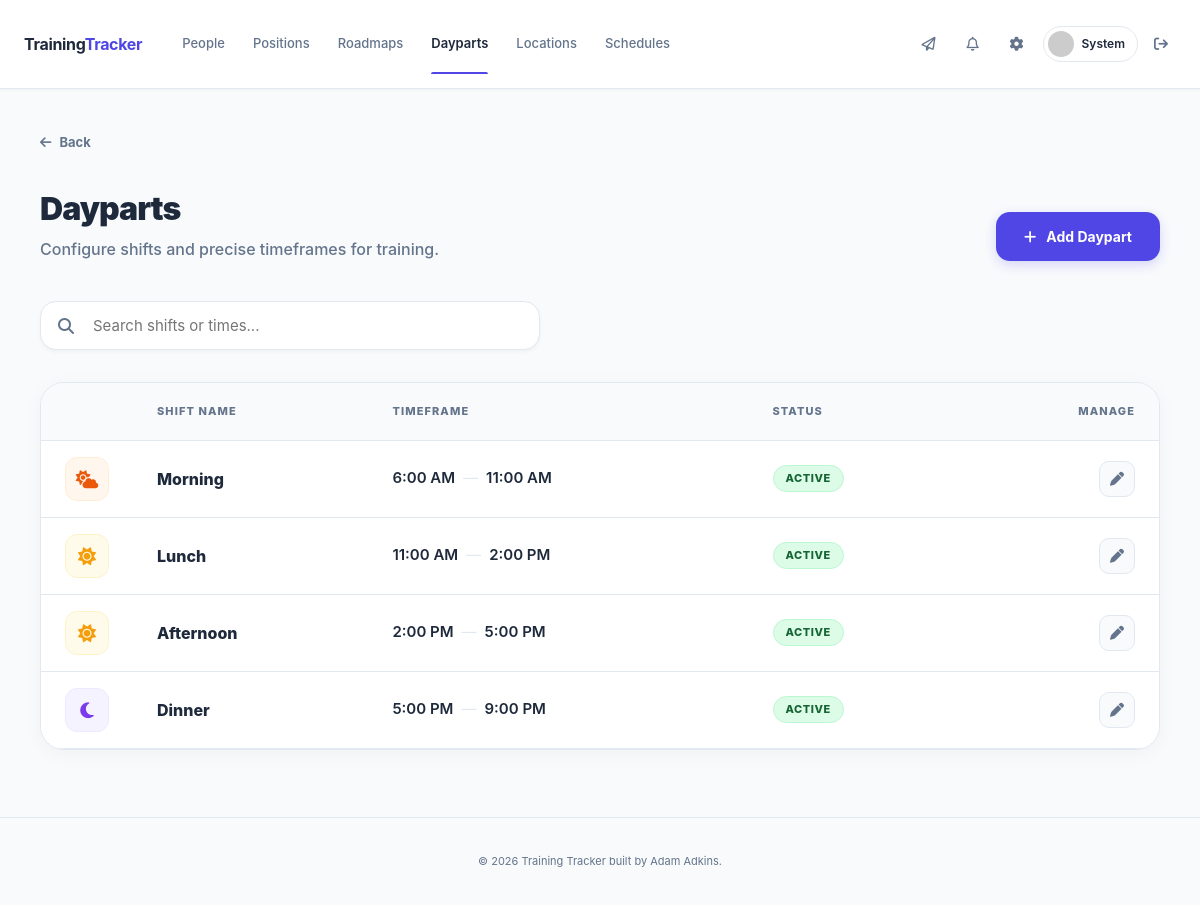
/manager/dayparts (signed in), run on the app's committed database.
### app/models.py (models this page shows, shortened)
class Employee(db.Model):
    __tablename__ = "employees"
    id = db.Column(db.Integer, primary_key=True)
    first_name = db.Column(db.String(80), nullable=False)
    last_name = db.Column(db.String(80), nullable=False)
    role = db.Column(db.String(20), nullable=False, default="trainee")
    status = db.Column(db.String(20), nullable=False, default="active")
    start_date = db.Column(db.Date, nullable=True)
    location_id = db.Column(db.Integer, db.ForeignKey("locations.id"), nullable=True)
    graduated_at = db.Column(db.DateTime, nullable=True)  # When manager marked trainee as graduated (offboarding)
    current_roadmap_id = db.Column(db.Integer, db.ForeignKey("training_roadmaps.id"), nullable=True)
    created_at = db.Column(db.DateTime, default=lambda: datetime.now(timezone.utc), nullable=False)
    active_roadmap = db.relationship("TrainingRoadmap", foreign_keys=[current_roadmap_id], backref="trainees")
    locations = db.relationship(
        "Location",
        secondary=employee_locations,
        backref=db.backref("roster_employees", lazy="dynamic"),
        lazy="dynamic",
    )
    def avatar(self, size=128):
        email = self.user_account.email.lower().encode('utf-8') if self.user_account else b"none"
        digest = hashlib.md5(email).hexdigest()
        return f'https://www.gravatar.com/avatar/{digest}?d=identicon&s={size}'

class Daypart(db.Model):
    __tablename__ = "dayparts"
    id = db.Column(db.Integer, primary_key=True)
    name = db.Column(db.String(80), unique=True, nullable=False)
    start_time = db.Column(db.Time, nullable=True)
    end_time = db.Column(db.Time, nullable=True)
    active = db.Column(db.Boolean, default=True, nullable=False)
    created_at = db.Column(db.DateTime, default=lambda: datetime.now(timezone.utc), nullable=False)

### app/routes/manager.py (the view)
@manager_bp.route("/dayparts")
@manager_required
def dayparts_list():
    dayparts = Daypart.query.order_by(Daypart.start_time.asc()).all()
    return render_template("dayparts_list.html", dayparts=dayparts)

### app/routes/helpers.py (called while the page is built)
def manager_required(f):
    @wraps(f)
    def wrapped(*args, **kwargs):
        if not current_user.is_authenticated or current_user.role != 'manager':
            abort(403)
        return f(*args, **kwargs)
    return wrapped

### app/routes/messages.py (called while the page is built)
@messages_bp.before_app_request
def load_system_settings():
    flask.g.system_settings = SystemSettings.query.first()

### app/templates/dayparts_list.html (shortened to what this page needs)
{% extends "base.html" %}
{% block content %}
<div class="dayparts-wrapper">
    <div class="dayparts-container">
        <div style="margin-bottom: 32px;">
            <a href="{{ url_for('manager.dashboard') }}"
               style="text-decoration: none; color: var(--text-muted); font-size: 13px; font-weight: 700; display: inline-flex; align-items: center; gap: 8px;"
               onclick="if (window.history.length > 1) { event.preventDefault(); history.back(); }">
                <i class="fa-solid fa-arrow-left"></i> Back
            </a>
        </div>
        <div class="page-header">
            <div>
                <h1 class="header-title">Dayparts</h1>
                <p class="header-subtitle">Configure shifts and precise timeframes for training.</p>
            </div>
            <a href="{{ url_for('manager.daypart_create') }}" class="btn-primary" style="padding: 14px 28px; border-radius: 14px; font-weight: 750; display: flex; align-items: center; gap: 10px; box-shadow: 0 4px 12px rgba(79, 70, 229, 0.2);">
                <i class="fa-solid fa-plus"></i> Add Daypart
            </a>
        </div>
        <div class="search-section">
            <input type="text" id="daypartSearch" class="search-input" placeholder="Search shifts or times...">
        </div>
        <div class="table-card">
            <table class="dp-table" id="daypartTable">
                <thead>
                    <tr>
                        <th style="width: 60px;"></th>
                        <th>Shift Name</th>
                        <th class="time-col">Timeframe</th>
                        <th class="status-col">Status</th>
                        <th style="text-align: right;">Manage</th>
                    </tr>
                </thead>
                <tbody id="daypartTableBody">
                    {% for dp in dayparts %}
                    <tr class="daypart-row" data-href="{{ url_for('manager.daypart_edit', daypart_id=dp.id) }}" onclick="if(!event.target.closest('a')) window.location.href=this.dataset.href;">
                        <td class="dp-cell">
                            {% set start_hour = dp.start_time.hour if dp.start_time else none %}
                            {% if start_hour is not none %}
                                {% if start_hour < 11 %}
                                    <div class="icon-box" style="background: #fff7ed; color: #ea580c; border-color: #ffedd5;">
                                        <i class="fa-solid fa-cloud-sun"></i>
                                    </div>
                                {% elif start_hour < 16 %}
                                    <div class="icon-box" style="background: #fffbeb; color: #f59e0b; border-color: #fef3c7;">
                                        <i class="fa-solid fa-sun"></i>
                                    </div>
                                {% else %}
                                    <div class="icon-box" style="background: #f5f3ff; color: #7c3aed; border-color: #ede9fe;">
                                        <i class="fa-solid fa-moon"></i>
                                    </div>
                                {% endif %}
                            {% else %}
                                <div class="icon-box"><i class="fa-solid fa-clock"></i></div>
                            {% endif %}
                        </td>
                        <td class="dp-cell" style="flex: 1; min-width: 0;">
                            <div class="name-wrapper">
                                <span class="search-name text-truncate" style="font-weight: 800; font-size: 16px;">{{ dp.name }}</span>
                            </div>
                        </td>
                        <td class="dp-cell time-col">
                            {% if dp.start_time and dp.end_time %}
                                <div class="search-time" style="font-size: 15px; font-weight: 600; color: var(--text-main); display: flex; align-items: center; gap: 8px;">
                                    {{ dp.start_time.strftime('%I:%M %p').lstrip('0') }}
                                    <span style="color: var(--border); font-weight: 400;">—</span>
                                    {{ dp.end_time.strftime('%I:%M %p').lstrip('0') }}
                                </div>
                            {% else %}
                                <span class="search-time" style="font-size: 14px; color: var(--text-muted); font-style: italic;">No timeframe</span>
                            {% endif %}
                        </td>
                        <td class="dp-cell status-col">
                            {% if dp.active %}
                                <span class="status-pill pill-active">Active</span>
                            {% else %}
                                <span class="status-pill pill-inactive">Inactive</span>
                            {% endif %}
                        </td>
                        <td class="dp-cell action-cell">
                            <a href="{{ url_for('manager.daypart_edit', daypart_id=dp.id) }}" class="btn-edit-link" title="Edit Shift">
                                <i class="fa-solid fa-pen"></i>
                            </a>
                        </td>
                    </tr>
                    {% endfor %}
                </tbody>
            </table>
        </div>
    </div>
</div>
{% endblock %}

### app/templates/base.html (shortened to what this page needs)
<!DOCTYPE html>
<html lang="en">
<head>
    <link rel="stylesheet" href="{{ url_for('static', filename='style.css') }}">
    <link rel="stylesheet" href="https://cdnjs.cloudflare.com/ajax/libs/font-awesome/6.4.0/css/all.min.css">
</head>
<body class="{% block body_class %}{% endblock %}">
<header class="main-header">
    <div class="container nav-split">
        <div class="nav-group">
            <a href="{{ url_for('manager.dashboard') if current_user.is_authenticated and current_user.role == 'manager' else url_for('employee.dashboard') }}" class="brand-logo">
                <span>Training<b>Tracker</b></span>
            </a>
            <div class="nav-content" id="navContent">
                {% if current_user.is_authenticated %}
                <nav class="nav-links">
                    {% if current_user.role == 'manager' %}
                    <a href="{{ url_for('manager.employees_list') }}" data-tutorial="staff" class="{{ 'active' if 'employee' in request.endpoint else '' }}">People</a>
                    <a href="{{ url_for('manager.positions_list') }}" data-tutorial="positions" class="{{ 'active' if 'position' in request.endpoint else '' }}">Positions</a>
                    <a href="{{ url_for('manager.roadmaps_list') }}" data-tutorial="roadmaps" class="{{ 'active' if 'roadmap' in request.endpoint and request.endpoint not in ['manager.roadmap_smart_builder', 'manager.smart_builder_build'] else '' }}">Roadmaps</a>
                    <a href="{{ url_for('manager.dayparts_list') }}" data-tutorial="dayparts" class="{{ 'active' if 'daypart' in request.endpoint else '' }}">Dayparts</a>
                    <a href="{{ url_for('manager.locations_list') }}" data-tutorial="locations" class="{{ 'active' if 'location' in request.endpoint else '' }}">Locations</a>
                    <a href="{{ url_for('manager.schedules_list') }}" data-tutorial="schedule" class="{{ 'active' if 'schedule' in request.endpoint or request.endpoint in ['manager.roadmap_smart_builder', 'manager.smart_builder_build'] else '' }}">Schedules</a>
                    {% endif %}
                </nav>
                <div class="nav-actions">
                    <div class="user-profile">
                        {% if g.system_settings and not g.system_settings.dm_enabled %}
                        <div class="notif-btn disabled" title="Messaging Disabled"><i class="fa-regular fa-paper-plane"></i></div>
                        {% else %}
                        <a href="{{ url_for('messages.inbox') }}" data-tutorial="messages" class="notif-btn {{ 'active' if 'messages' in request.endpoint else '' }}">
                            <i class="fa-regular fa-paper-plane"></i>
                        </a>
                        {% endif %}
                        <a href="{{ url_for('employee.notifications') }}" data-tutorial="notifications" class="notif-btn {{ 'active' if 'notification' in request.endpoint else '' }}">
                            <i class="fa-regular fa-bell"></i>
                        </a>
                        <a href="{{ url_for('manager.settings') }}" data-tutorial="settings" class="notif-btn {{ 'active' if 'settings' in request.endpoint else '' }}">
                            <i class="fa-solid fa-gear"></i>
                        </a>
                        <a href="{{ url_for('manager.employee_detail', employee_id=current_user.employee_id, back=request.path) }}" class="profile-pill-link">
                            <div class="pill-container">
                                <img src="{{ current_user.employee.avatar(26) }}" class="nav-avatar">
                                <span class="user-name-nav">{{ current_user.employee.first_name }}</span>
                            </div>
                        </a>
                        <a href="{{ url_for('auth.logout') }}" class="btn-logout-icon" title="Sign Out">
                            <i class="fa-solid fa-arrow-right-from-bracket"></i>
                        </a>
                    </div>
                </div>
                {% endif %}
            </div>
        </div>
    </div>
</header>
<main class="container py-xl fade-in-up">
    {% block content %}{% endblock %}
</main>
<footer class="site-footer">
    <p>&copy; 2026 Training Tracker built by Adam Adkins.</p>
</footer>
</body>
</html>

### app/static/style.css (style rules this page uses)
:root { --primary: #2563eb; --primary-hover: #1d4ed8; --bg: #eff2f6; --text: #1e293b; --text-muted: #64748b; --border: #cbd5e1; --white: #ffffff; --danger: #ef4444; --success: #16a34a; --warning: #f59e0b; }
* { box-sizing: border-box; }
body { background-color: var(--bg); color: var(--text); font-family: 'Inter', -apple-system, BlinkMacSystemFont, "Segoe UI", Roboto, Helvetica, Arial, sans-serif; margin: 0; padding: 0; line-height: 1.5; -webkit-font-smoothing: antialiased; }
a { color: var(--primary); text-decoration: none; }
.container { max-width: 1200px; margin: 0 auto; padding: 0 24px; }
.py-xl { padding-top: 40px; padding-bottom: 40px; }
.main-header { background: var(--white); border-bottom: 1px solid var(--border); padding: 12px 0; position: sticky; top: 0; z-index: 100; box-shadow: 0 1px 2px 0 rgba(0, 0, 0, 0.05); }
.nav-split { display: flex; justify-content: space-between; align-items: center; gap: 16px; }
.nav-group { display: flex; align-items: center; gap: 40px; flex: 1; }
.brand-logo { display: flex; align-items: center; gap: 10px; text-decoration: none; color: var(--text); font-size: 20px; font-weight: 700; }
.brand-logo b { color: var(--primary); }
.nav-content { display: flex; justify-content: space-between; align-items: center; width: 100%; }
.nav-links { display: flex; align-items: center; gap: 24px; }
.nav-links a { color: var(--text-muted); font-weight: 500; font-size: 14px; transition: color 0.2s; text-decoration: none; white-space: nowrap; }
.nav-actions { display: flex; align-items: center; gap: 16px; }
.user-profile { display: flex; align-items: center; gap: 16px; }
.btn-logout-icon { border: none; background: transparent; color: #64748b; font-size: 20px; padding: 0 8px; cursor: pointer; text-decoration: none; display: flex; align-items: center; gap: 8px; }
.notif-btn { font-size: 18px; color: var(--text-muted); position: relative; width: 32px; height: 32px; display: flex; align-items: center; justify-content: center; border-radius: 8px; transition: background 0.2s; }
.pill-container { display: flex; align-items: center; gap: 10px; padding: 4px 12px 4px 6px; background: #f8fafc; border-radius: 20px; border: 1px solid var(--border); }
.nav-avatar { border-radius: 50%; width: 28px; height: 28px; object-fit: cover; }
table { width: 100%; border-collapse: collapse; font-size: 14px; }
th { text-align: left; padding: 12px 16px; color: var(--text-muted); font-size: 11px; text-transform: uppercase; font-weight: 700; border-bottom: 1px solid var(--border); background: #f1f5f9; white-space: nowrap; }
td { padding: 16px; border-bottom: 1px solid var(--border); vertical-align: middle; }
.btn-primary { background: var(--primary); color: white; border: none; padding: 10px 20px; border-radius: 8px; font-weight: 600; cursor: pointer; text-decoration: none; display: inline-flex; align-items: center; justify-content: center; font-size: 14px; transition: background 0.2s; white-space: nowrap; }
input, select, textarea { width: 100%; padding: 10px 12px; border: 1px solid var(--border); border-radius: 8px; font-size: 16px; background: var(--white); color: var(--text); transition: border-color 0.2s; font-family: inherit; }
.profile-pill-link { text-decoration: none; transition: all 0.2s ease; }
.profile-pill-link .pill-container { transition: all 0.2s ease; }

### data on the page
Employee: employee.first_name "System"
Daypart: name "Morning", start_time "6:00 AM", end_time "11:00 AM", active "ACTIVE"
Daypart: name "Lunch", start_time "11:00 AM", end_time "2:00 PM", active "ACTIVE"
Daypart: name "Afternoon", start_time "2:00 PM", end_time "5:00 PM", active "ACTIVE"
Daypart: name "Dinner", start_time "5:00 PM", end_time "9:00 PM", active "ACTIVE"
